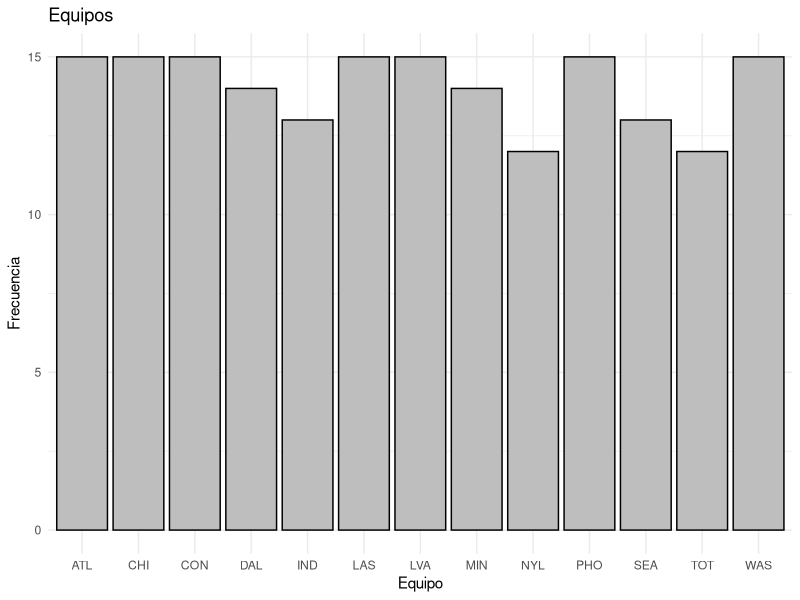
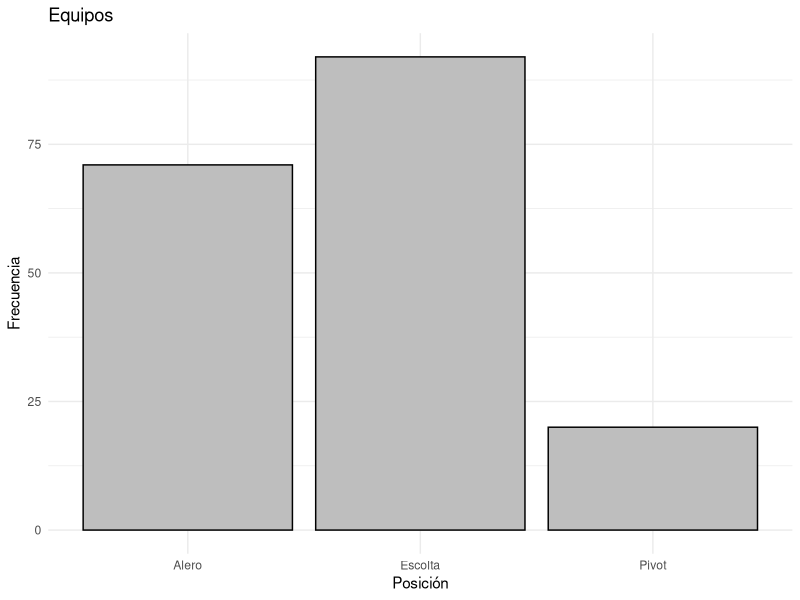
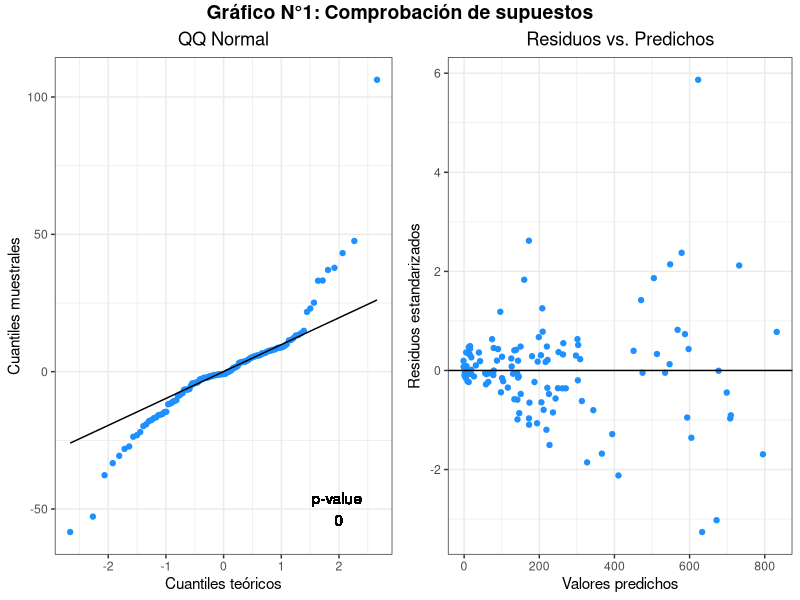
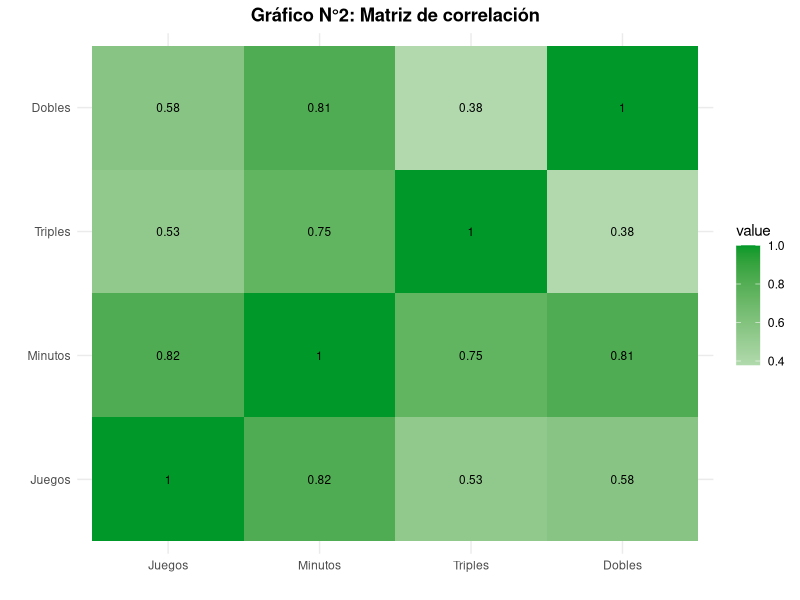
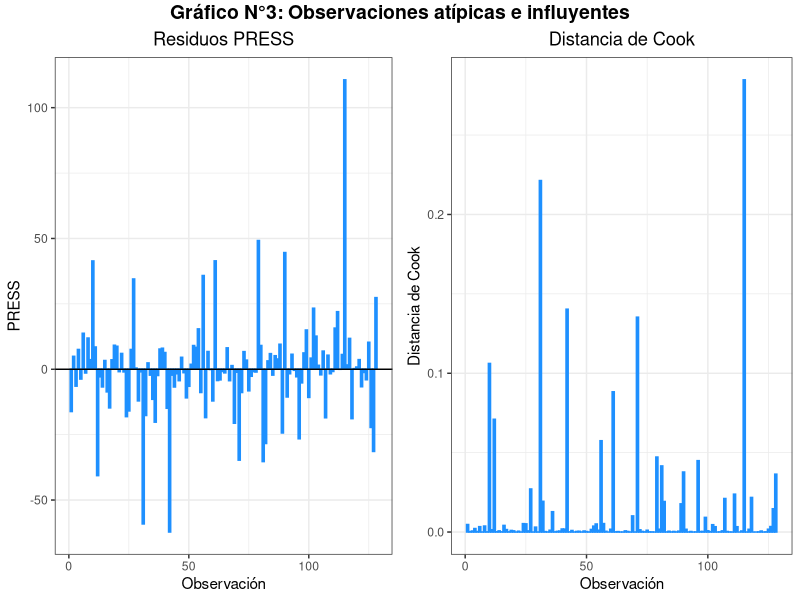

These charts were generated, in order, by the following R code:
## ---- chunk 1
library(tidyverse)
library(ggplot2)
library(kableExtra)
library(broom)
library(egg)
library(ggpubr)
library(car)
library(glmnet)
## ---- chunk 2
data <- read.csv("files/WNBA.csv", sep = ";")
summary(data)
## ---- chunk 3
data$Equipo <- as.factor(data$Equipo)
data$Posicion <- as.factor(data$Posicion)
summary(data)
## ---- chunk 4
paste0("Hay ",count(data %>% filter(Jugadora == "")), " registros vacíos")
## ---- chunk 5
data[duplicated(data$Jugadora),]
## ---- chunk 6
print(count(data[duplicated(data[, c("Jugadora", "Equipo")]), ]))
## ---- chunk 7
ggplot(data, aes(x = Equipo)) +
  geom_bar(fill = "grey", color = "black") +
  labs(title = "Equipos",
       x = "Equipo",
       y = "Frecuencia") +
  theme_minimal()
## ---- chunk 8
ggplot(data, aes(x = Posicion)) +
  geom_bar(fill = "grey", color = "black") +
  labs(title = "Equipos",
       x = "Posición",
       y = "Frecuencia") +
  theme_minimal()
## ---- chunk 9
skimr::skim(data %>% select(where(is.numeric)))
## ---- chunk 10
# División en training y testing
set.seed(45672848)
index_training <- sample(1:nrow(data), size = 0.7*nrow(data))

training <- data[index_training,]
testing <- data[-index_training,]
## ---- chunk 11
training_filtered <- select(training, -Jugadora, -Equipo)
m1 <- MASS::stepAIC(
  object = lm(Puntos ~ 1, data = training_filtered), #punto de partida
  scope = list(upper = lm(Puntos ~ ., data = training_filtered)), #máximo modelo posible
  direction = "both", #método de selección
  trace = FALSE, #para no imprimir resultados parciales
  k = 2, #penalización a emplear (2 = AIC, log(n) = BIC)
  steps = 1000 #máximo nro de pasos
  )

summary(m1)
## ---- chunk 12
m2 <- lm(Puntos ~ Dobles + Triples + Posicion, data = training_filtered)

summary(m2)
## ---- chunk 13
m3 <- lm(Puntos ~ Triples + Dobles + Minutos + Asistencias + Rebotes + Posicion, data = training)
## ---- chunk 14
modelos <- data.frame(Modelo = c("Modelo 1", "Modelo 2", "Modelo 3"),
                      Ajuste = c("m1", "m2", "m3"))
## ---- chunk 15
Modelo_completo <- lm(Puntos ~ . -Jugadora - Equipo, data = training)
sigma <- sum(residuals(Modelo_completo)^2)/df.residual(Modelo_completo)

Resumen <- modelos %>% 
  group_by(Modelo) %>% 
  summarise(CME = summary(get(Ajuste))$sigma^2,
            PRESS = sum((resid(get(Ajuste))/(1-hatvalues(get(Ajuste))))^2),
            Cp = sum(residuals(get(Ajuste))^2)/sigma + 2 * length(coef(get(Ajuste))) - nrow(training),
            AIC = AIC(get(Ajuste)),
            BIC = BIC(get(Ajuste)))

kable(Resumen, caption = "Tabla N°1: Comparación del ajuste de los 3 modelos") %>%
  kable_styling(bootstrap_options = "striped", full_width = F)
## ---- chunk 16
Modelo_final <- augment(m1)
g1 <- ggplot(mapping = aes(sample = Modelo_final$.resid)) + 
    stat_qq(color = "dodgerblue") + 
    stat_qq_line() + 
  ggtitle("QQ Normal") +
  xlab("Cuantiles teóricos") +
  ylab("Cuantiles muestrales") +
  geom_text(aes(x = 2, y = -50, fill ="black", label = paste0("p-value \n", round(shapiro.test(Modelo_final$.resid)$p.value, 8)))) +
  theme_bw() +
  theme(plot.title = element_text(hjust = 0.5),
        legend.position = "none")

g2 <- ggplot(Modelo_final) +
  aes(x = .fitted, y = .std.resid) +
  geom_point(color = "dodgerblue") +
  geom_hline(yintercept = 0, color = "black") +
  ggtitle("Residuos vs. Predichos") +
  xlab("Valores predichos") +
  ylab("Residuos estandarizados") +
  theme_bw() +
  theme(plot.title = element_text(hjust = 0.5))

g <- ggarrange(g1, g2, ncol = 2)

annotate_figure(g, top = text_grob("Gráfico N°1: Comprobación de supuestos", face = "bold", size = 14))
## ---- chunk 17
# Colinealidad
training_modelo <- training %>% 
  select(Juegos, Minutos, Triples, Dobles)

corr_matrix <- cor(training_modelo)

corr_melted <- reshape2::melt(corr_matrix)

ggplot(corr_melted, aes(x = Var2, y = Var1, fill = value)) +
  geom_tile() +
  geom_text(aes(label = round(value, 2)), size = 3) +
  scale_fill_gradient2(low = "#ef2947", high = "#009929", mid = "white", midpoint = 0) +
  labs(x = "", y = "", title = "Gráfico N°2: Matriz de correlación") +
  theme_minimal() +
  theme(plot.title = element_text(hjust = 0.5, face = "bold"))
## ---- chunk 18
vif = vif(m1)

vif_df <- data.frame(Variable = names(vif),
                     VIF = as.numeric(vif),
                     row.names = NULL)

kable(vif_df, caption = "Tabla N°2: Factores de Inflación de la Varianza (VIF)") %>%
  kable_styling(bootstrap_options = c("striped", "hover"), full_width = F)
## ---- chunk 19
# Observaciones atípicas
Modelo_final <- mutate(Modelo_final, 
                       PRESS = .resid/(1-.hat),
                       id = 1:nrow(Modelo_final))

g1 <- ggplot(data = Modelo_final) + 
    aes(x = id, y = PRESS) + 
  geom_bar(stat="identity", color = "dodgerblue", fill = "dodgerblue")+
    geom_hline(aes(yintercept = 0)) +
    ggtitle("Residuos PRESS") +
    xlab("Observación") +
    ylab("PRESS") +
    theme_bw() +
    theme(legend.position = "none",
          plot.title = element_text(hjust = 0.5))

# Observaciones influyentes
g2 <- ggplot(data = Modelo_final) +
    aes(x = id, y = .cooksd) +
  geom_bar(stat="identity", color = "dodgerblue", fill = "dodgerblue")+
    ggtitle("Distancia de Cook") +
    xlab("Observación") +
    ylab("Distancia de Cook") +
    theme_bw() +
    theme(legend.position = "none",
      plot.title = element_text(hjust = 0.5))

g <- ggarrange(g1, g2, ncol = 2)

annotate_figure(g, top = text_grob("Gráfico N°3: Observaciones atípicas e influyentes", face = "bold", size = 14))
## ---- chunk 20
Betas = data.frame(Variable = names(coef(m1)),
                   Valor = as.numeric(coef(m1)),
                   P_value = as.numeric(coef(summary(m1))[, "Pr(>|t|)"]))

kable(Betas, caption = "Tabla N°3: Coeficientes estimados del modelo") %>%
  kable_styling(bootstrap_options = c("striped", "hover"), full_width = F)

as.numeric(coef(summary(m2))[, "Pr(>|t|)"])
## ---- chunk 21
# Preparamos la matriz de predictores
training_X <- training %>% 
  select(Dobles, Triples, Robos, Juegos) %>% 
  as.matrix()

# Buscamos el lambda óptimo para ridge y lasso
lambda_ridge <- cv.glmnet(training_X, training$Puntos, nfolds = 5, alpha = 0)$lambda.min 

lambda_lasso <- cv.glmnet(training_X, training$Puntos, nfolds = 5, alpha = 1)$lambda.min 

# Ajustamos la regresión ridge y la regresión lasso
m_ridge <- glmnet(x = training_X, y = training$Puntos, alpha = 0, lambda = lambda_ridge)

m_lasso <- glmnet(x = training_X, y = training$Puntos, alpha = 1, lambda = lambda_ridge)
coefficients(m_lasso)
## ---- chunk 22
modelos <- data.frame(Modelo = c("Modelo Ridge", "Modelo Lasso", "Modelo MCO"),
                      Lambda = c(round(lambda_ridge, 3), round(lambda_lasso, 3), "-"),
                      Ajuste = c("m_ridge", "m_lasso", "m1"))

modelos$Modelo <- factor(modelos$Modelo, levels = c("Modelo Ridge", "Modelo Lasso", "Modelo MCO"))

Comparacion <- modelos %>% 
  group_by(Modelo, Lambda) %>% 
  summarise(Intercept = round(coefficients(get(Ajuste))[1], 2),
            Dobles = round(coefficients(get(Ajuste))[2], 2),
            Triples = round(coefficients(get(Ajuste))[3], 2),
            Robos = round(coefficients(get(Ajuste))[4], 2),
            Juegos = round(coefficients(get(Ajuste))[5], 2))

kable(Comparacion, caption = "Tabla N°4: Comparación de los coeficientes estimados por los 3 modelos") %>%
  kable_styling(bootstrap_options = "striped", full_width = F)
## ---- chunk 23
testing_X <- testing %>% 
  select(Dobles, Triples, Robos, Juegos) %>% 
  as.matrix()

pred_ridge <- predict(m_ridge, testing_X)
pred_lasso <- predict(m_lasso, testing_X)
pred_MCO <- predict(m1, testing)

MSE_ridge <- mean((testing$Puntos-pred_ridge)^2)
MSE_lasso <- mean((testing$Puntos-pred_lasso)^2)
MSE_MCO <- mean((testing$Puntos-pred_MCO)^2)

modelos$MSE = c(MSE_ridge, MSE_lasso, MSE_MCO)

kable(modelos[,c(1,4)], caption = "Tabla N°5: Comparación de la capacidad predictiva de los 3 modelos") %>%
  kable_styling(bootstrap_options = "striped", full_width = F)
## ---- chunk 24
data <- data %>%
  mutate(
    Puntos_200 = ifelse(Puntos>=200, 1, 0)
    )
## ---- chunk 25
# División en training y testing
set.seed(45672848)
index_training <- sample(1:nrow(data), size = 0.7*nrow(data))

training <- data[index_training,]
testing <- data[-index_training,]
